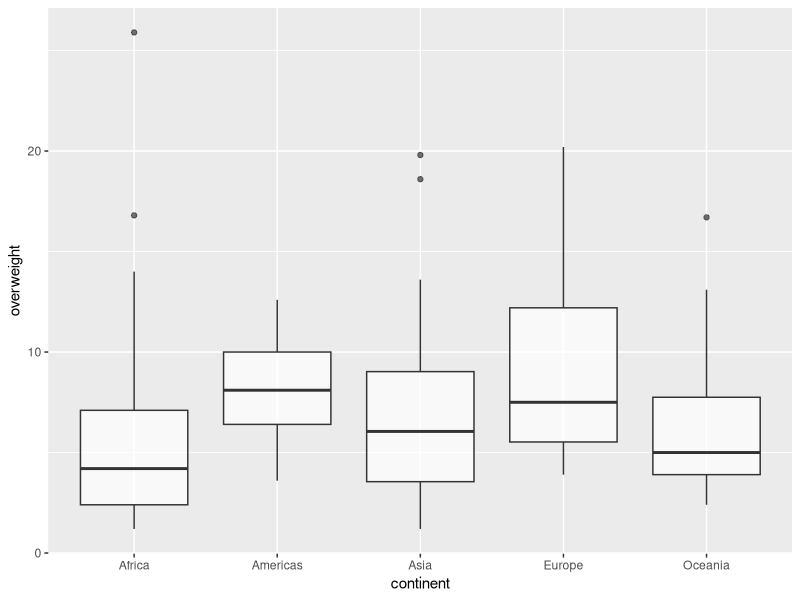

Write the R code that produced this figure.
library(tidyverse)

world_bank_countries <- read_csv("data/world_bank_countries.csv")

world_bank_countries %>% 
  filter(year == 2016) %>% 
  ggplot(aes(x = continent,
             y = overweight)) +
  geom_boxplot(alpha = .7)
